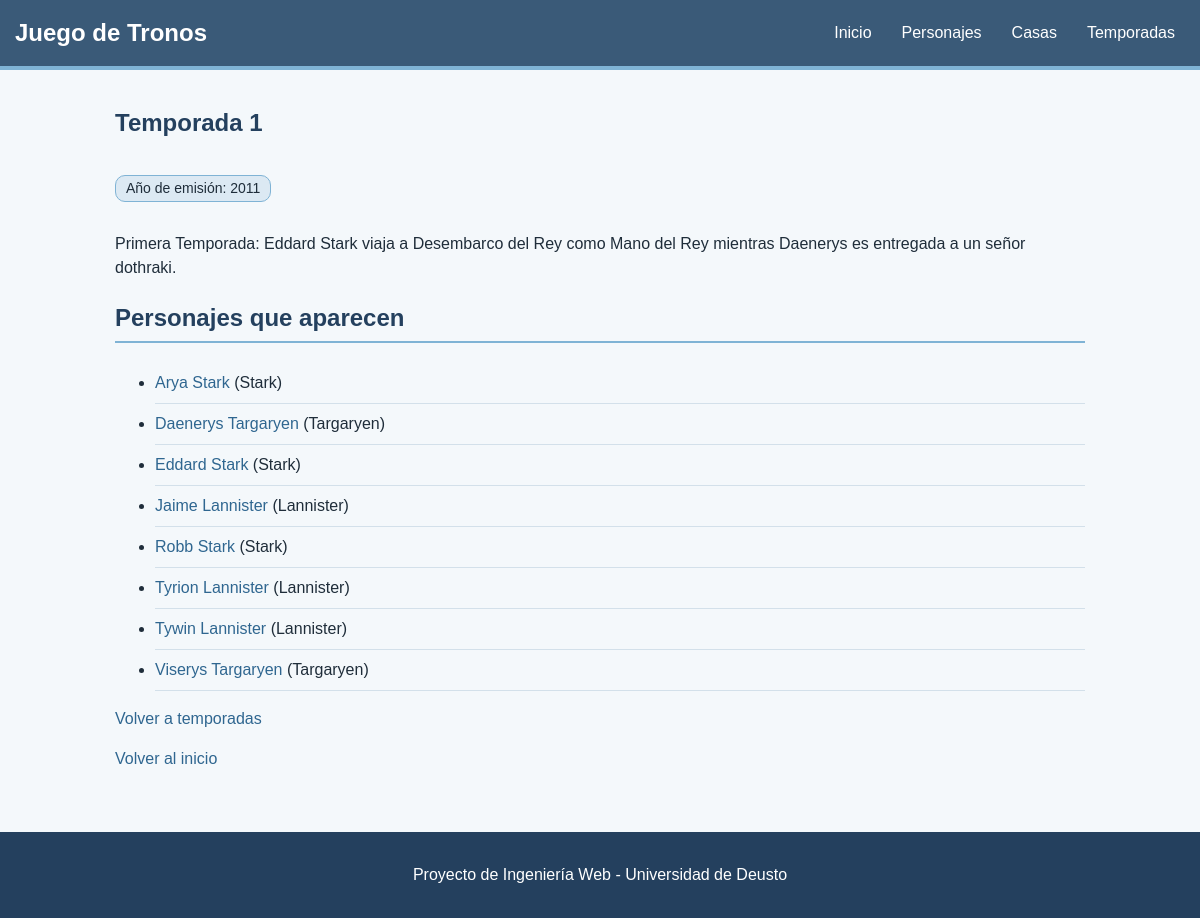
The page /temporadas/1/ on the database its author committed.
### poniente/models.py (models this page shows, shortened)
class Temporada(models.Model):
    numero = models.IntegerField()
    anio = models.IntegerField()
    resumen = models.TextField()
    class Meta:
        ordering = ["numero"]

class Personaje(models.Model):
    nombre = models.CharField(max_length=50)
    descripcion = models.TextField()
    casa = models.ForeignKey(Casa, on_delete=models.CASCADE, related_name="personajes")
    temporadas = models.ManyToManyField(Temporada, related_name="personajes")
    class Meta:
        ordering = ["nombre"]

class Casa(models.Model):
    nombre = models.CharField(max_length=50)
    lema = models.CharField(max_length=100)
    sede = models.CharField(max_length=50)
    descripcion = models.TextField()
    class Meta:
        ordering = ["nombre"]

### poniente/views.py (the view)
# urls.py: path('temporadas/<int:pk>/', views.detalle_temporada, name='temporada_detail'),
def detalle_temporada(request, pk):
    temporada = get_object_or_404(Temporada, pk=pk)
    personajes = temporada.personajes.all()
    return render(request, 'temporada_detail.html', {
        'temporada': temporada,
        'personajes': personajes,
    })

### poniente/templates/temporada_detail.html (shortened to what this page needs)
{% extends "seccion.html" %}
{% block content %}
<article>
    <h1>Temporada {{ temporada.numero }}</h1>
    <p class="etiqueta">Año de emisión: {{ temporada.anio }}</p>
    <p>{{ temporada.resumen }}</p>
    <h2>Personajes que aparecen</h2>
    {% if personajes %}
        <ul>
        {% for personaje in personajes %}
            <li><a href="{% url 'personaje_detail' personaje.pk %}">{{ personaje.nombre }}</a> ({{ personaje.casa.nombre }})</li>
        {% endfor %}
        </ul>
    {% else %}
        <p>No hay personajes en esta temporada.</p>
    {% endif %}
    <p><a href="{% url 'temporada_list' %}">Volver a temporadas</a></p>
</article>
{% endblock %}

### poniente/static/css/style.css (style rules this page uses)
body { display: flex; flex-direction: column; min-height: 100vh; margin: 0; font-family: Arial, sans-serif; line-height: 1.5; color: #1f2d3a; background-color: #f4f8fb; }
h1, h2, h3 { color: #24405e; }
h2 { padding-bottom: 5px; border-bottom: 2px solid #7fb3d5; }
a { color: #2f6690; text-decoration: none; }
.etiqueta { display: inline-block; padding: 2px 10px; font-size: 14px; color: #1f2d3a; background-color: #dce9f3; border: 1px solid #7fb3d5; border-radius: 10px; }
.seccion li { padding: 8px 0; border-bottom: 1px solid #d3e0ea; }

### rows shown on the page
Temporada: numero "1", anio "2011", resumen "Primera Temporada: Eddard Stark viaja a Desembarco del Rey como Mano del Rey mientras Daenerys es entregada a un señor dothraki."
Personaje: nombre "Arya Stark", casa.nombre "Stark"
Personaje: nombre "Daenerys Targaryen", casa.nombre "Targaryen"
Personaje: nombre "Eddard Stark", casa.nombre "Stark"
Personaje: nombre "Jaime Lannister", casa.nombre "Lannister"
Personaje: nombre "Robb Stark", casa.nombre "Stark"
Personaje: nombre "Tyrion Lannister", casa.nombre "Lannister"
Personaje: nombre "Tywin Lannister", casa.nombre "Lannister"
Personaje: nombre "Viserys Targaryen", casa.nombre "Targaryen"
